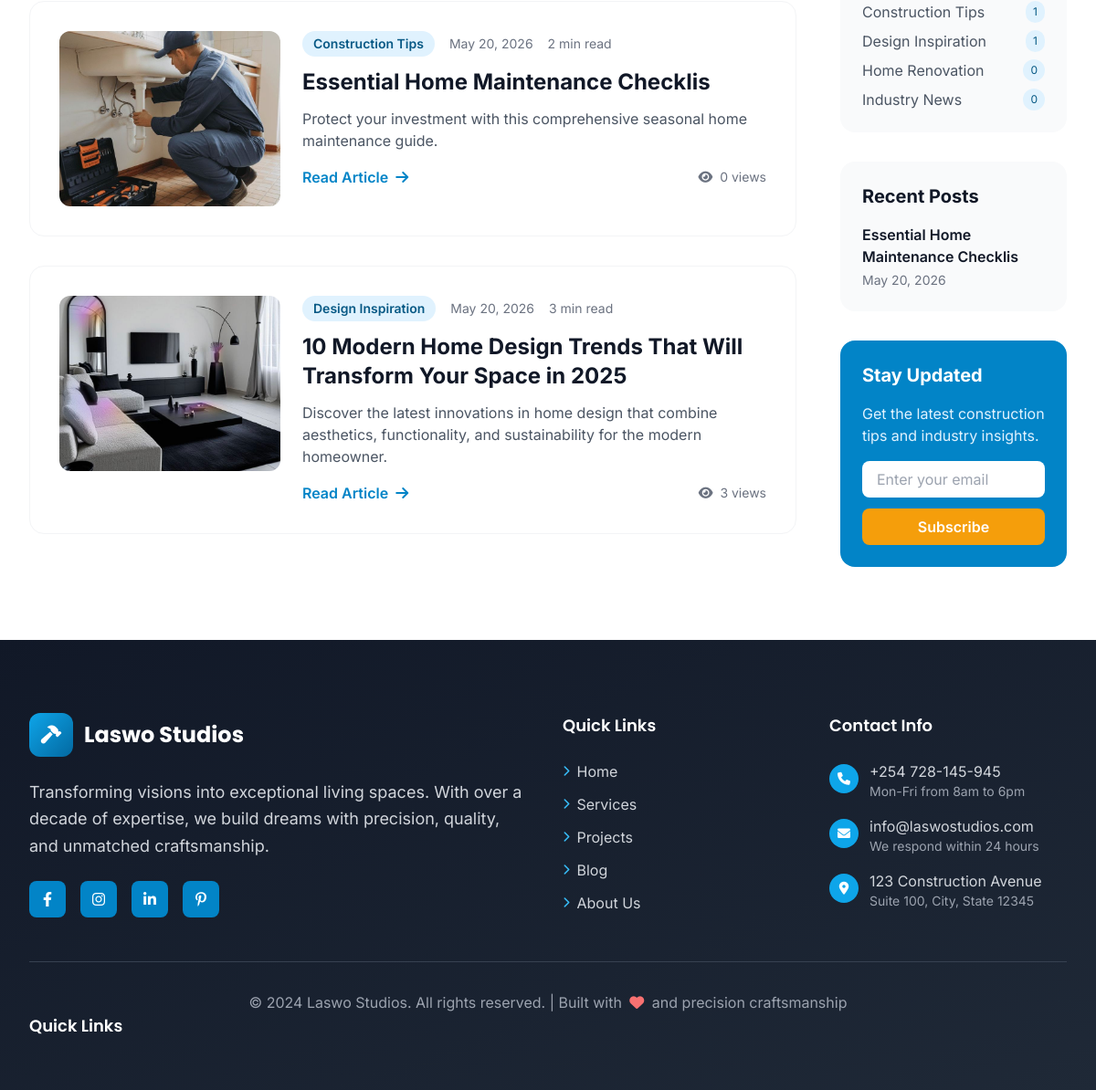
/blog/ (lower part), run on an earlier commit of the app's database.
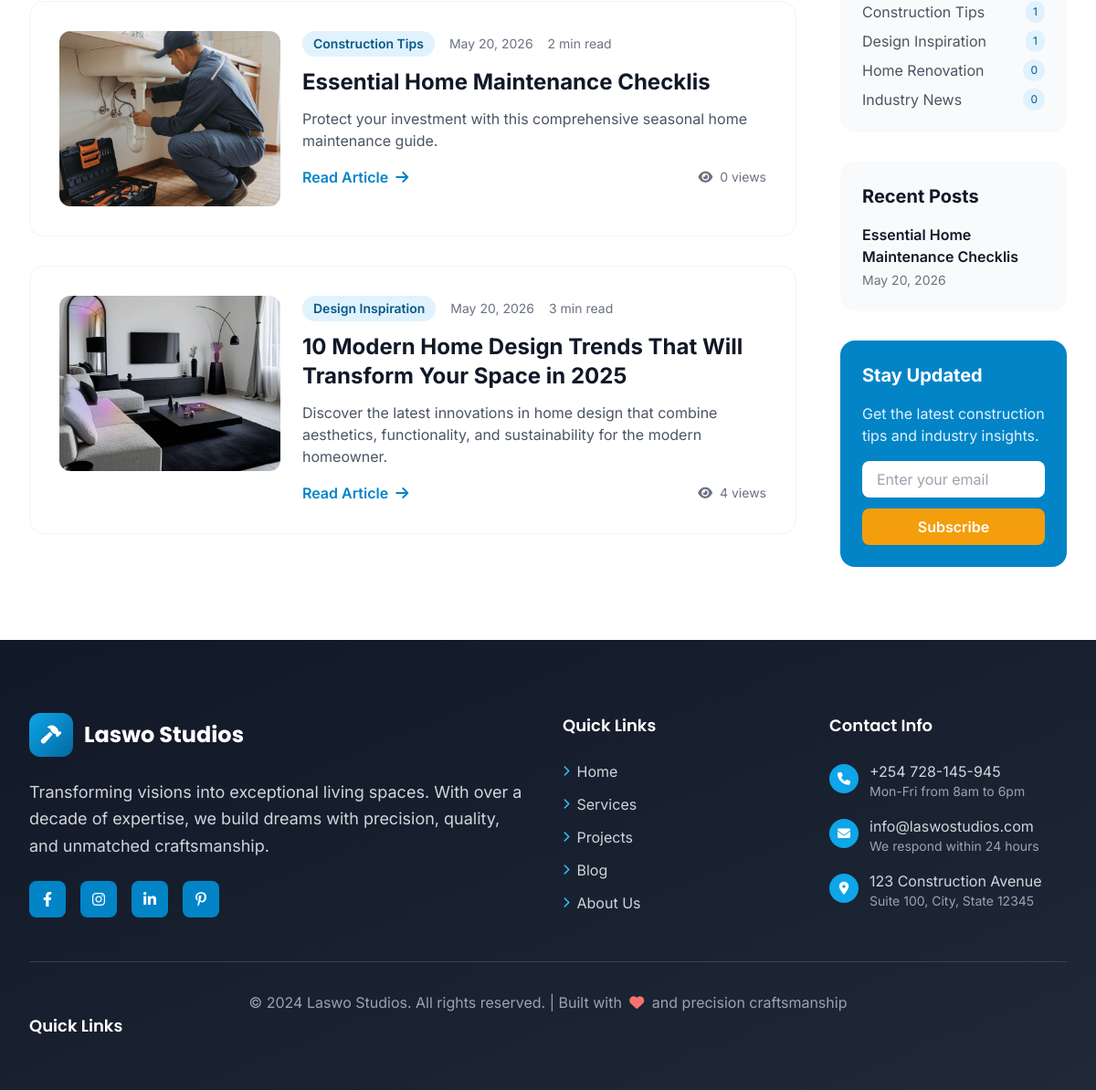
And on a later commit of the database.
### blog/models.py (models this page shows, shortened)
class Post(models.Model):
    STATUS_CHOICES = [
        ('draft', 'Draft'),
        ('published', 'Published'),
    ]
    title = models.CharField(max_length=200)
    slug = models.SlugField(unique=True)
    author = models.ForeignKey(User, on_delete=models.CASCADE, related_name='blog_posts')
    category = models.ForeignKey(Category, on_delete=models.CASCADE, related_name='posts')
    tags = models.ManyToManyField(Tag, blank=True, related_name='posts')
    excerpt = models.TextField(max_length=300, help_text="Brief summary of the post")
    content = models.TextField()
    featured_image = models.ImageField(upload_to='blog/featured/', blank=True)
    status = models.CharField(max_length=20, choices=STATUS_CHOICES, default='draft')
    meta_title = models.CharField(max_length=200, blank=True)
    meta_description = models.TextField(max_length=300, blank=True)
    created_at = models.DateTimeField(auto_now_add=True)
    updated_at = models.DateTimeField(auto_now=True)
    published_at = models.DateTimeField(null=True, blank=True)
    is_featured = models.BooleanField(default=False)
    view_count = models.PositiveIntegerField(default=0)
    class Meta:
        ordering = ['-published_at', '-created_at']
    @property
    def reading_time(self):
        word_count = len(self.content.split())
        reading_time = max(1, round(word_count / 200))
        return f"{reading_time} min read"

class Category(models.Model):
    name = models.CharField(max_length=100)
    slug = models.SlugField(unique=True)
    description = models.TextField(blank=True)
    display_order = models.IntegerField(default=0)
    class Meta:
        ordering = ['display_order', 'name']
        verbose_name_plural = "Categories"

### blog/views.py (the view)
# urls.py: path('', views.post_list, name='list'),
def post_list(request):
    posts_list = Post.objects.filter(status='published').select_related('author', 'category')
    category_slug = request.GET.get('category')
    tag_slug = request.GET.get('tag')
    query = request.GET.get('q')
    if category_slug:
        posts_list = posts_list.filter(category__slug=category_slug)
    if tag_slug:
        posts_list = posts_list.filter(tags__slug=tag_slug)
    if query:
        posts_list = posts_list.filter(
            Q(title__icontains=query) |
            Q(excerpt__icontains=query) |
            Q(content__icontains=query)
        )
    paginator = Paginator(posts_list, 6)  # 6 posts per page
    page_number = request.GET.get('page')
    posts = paginator.get_page(page_number)
    categories = Category.objects.annotate(post_count=Count('posts'))
    featured_posts = Post.objects.filter(status='published', is_featured=True)[:3]
    recent_posts = Post.objects.filter(status='published').exclude(id__in=[p.id for p in featured_posts])[:5]
    context = {
        'posts': posts,
        'featured_posts': featured_posts,
        'recent_posts': recent_posts,
        'categories': categories,
        'active_filters': {
            'category': category_slug,
            'tag': tag_slug,
            'query': query,
        }
    }
    return render(request, 'blog/list.html', context)

### blog/templates/blog/list.html (shortened to what this page needs)
{% extends 'pages/base.html' %}
{% block content %}
<section class="py-20 bg-white">
    <div class="max-w-7xl mx-auto px-4 sm:px-6 lg:px-8">
        <div class="grid grid-cols-1 lg:grid-cols-4 gap-12">
            <div class="lg:col-span-3">
                {% if posts %}
                <div class="space-y-8">
                    {% for post in posts %}
                    <article class="bg-white rounded-2xl p-8 border border-gray-100 hover-lift">
                        <div class="grid grid-cols-1 md:grid-cols-3 gap-6">
                            {% if post.featured_image %}
                            <div class="md:col-span-1">
                                <img src="{{ post.featured_image.url }}"
                                     alt="{{ post.title }}"
                                     class="w-full h-48 object-cover rounded-xl">
                            </div>
                            {% endif %}
                            <div class="md:col-span-{% if post.featured_image %}2{% else %}3{% endif %}">
                                <div class="flex items-center space-x-4 mb-3">
                                    <span class="bg-primary-100 text-primary-800 px-3 py-1 rounded-full text-sm font-semibold">
                                        {{ post.category.name }}
                                    </span>
                                    <span class="text-sm text-gray-500">{{ post.published_at|date:"M j, Y" }}</span>
                                    <span class="text-sm text-gray-500">{{ post.reading_time }}</span>
                                </div>
                                <h3 class="text-2xl font-bold text-gray-900 mb-3">{{ post.title }}</h3>
                                <p class="text-gray-600 mb-4">{{ post.excerpt }}</p>
                                <div class="flex items-center justify-between">
                                    <a href="{% url 'blog:detail' post.slug %}"
                                       class="text-primary-600 font-semibold hover:text-primary-700 inline-flex items-center">
                                        Read Article
                                        <i class="fas fa-arrow-right ml-2"></i>
                                    </a>
                                    <div class="flex items-center space-x-2 text-sm text-gray-500">
                                        <i class="fas fa-eye"></i>
                                        <span>{{ post.view_count }} views</span>
                                    </div>
                                </div>
                            </div>
                        </div>
                    </article>
                    {% endfor %}
                </div>
                {% else %}
                <div class="text-center py-12">
                    <i class="fas fa-search text-6xl text-gray-300 mb-4"></i>
                    <h3 class="text-2xl font-bold text-gray-600 mb-2">No articles found</h3>
                    <p class="text-gray-500">Try adjusting your search or filters.</p>
                </div>
                {% endif %}
            </div>
            <div class="lg:col-span-1 space-y-8">
                <div class="bg-gray-50 rounded-2xl p-6">
                    <ul class="space-y-2">
                        {% for cat in categories %}
                        <li>
                            <a href="{% url 'blog:category' cat.slug %}"
                               class="flex justify-between items-center text-gray-600 hover:text-primary-600 transition-colors">
                                <span>{{ cat.name }}</span>
                                <span class="bg-primary-100 text-primary-800 px-2 py-1 rounded-full text-xs">
                                    {{ cat.post_count }}
                                </span>
                            </a>
                        </li>
                        {% endfor %}
                    </ul>
                </div>
                <div class="bg-gray-50 rounded-2xl p-6">
                    <h3 class="text-xl font-bold text-gray-900 mb-4">Recent Posts</h3>
                    <ul class="space-y-4">
                        {% for post in recent_posts %}
                        <li>
                            <a href="{% url 'blog:detail' post.slug %}" class="group">
                                <h4 class="font-semibold text-gray-900 group-hover:text-primary-600 transition-colors mb-1">
                                    {{ post.title }}
                                </h4>
                                <p class="text-sm text-gray-500">{{ post.published_at|date:"M j, Y" }}</p>
                            </a>
                        </li>
                        {% endfor %}
                    </ul>
                </div>
                <div class="bg-primary-600 text-white rounded-2xl p-6">
                    <h3 class="text-xl font-bold mb-4">Stay Updated</h3>
                    <p class="text-primary-100 mb-4">Get the latest construction tips and industry insights.</p>
                    <form method="post" action="{% url 'blog:newsletter_subscribe' %}">
                        <div class="space-y-3">
                            <input type="email"
                                   name="email"
                                   placeholder="Enter your email"
                                   required
                                   class="w-full px-4 py-2 rounded-lg text-gray-900 focus:ring-2 focus:ring-secondary-500">
                            <button type="submit"
                                    class="w-full bg-secondary-500 text-white py-2 rounded-lg font-semibold hover:bg-secondary-600 transition-colors">
                                Subscribe
                            </button>
                        </div>
                    </form>
                </div>
            </div>
        </div>
    </div>
</section>
{% endblock %}

### pages/templates/pages/base.html (shortened to what this page needs)
<!DOCTYPE html>
<html lang="en">
<head>
    <script src="https://cdn.tailwindcss.com"></script>
    <link href="https://cdnjs.cloudflare.com/ajax/libs/font-awesome/6.0.0/css/all.min.css" rel="stylesheet">
</head>
<body class="font-sans bg-gray-50">
    <main class="pt-16">
        {% block content %}
        {% endblock %}
    </main>
    <footer class="bg-gradient-to-br from-gray-900 to-gray-800 text-white pt-20 pb-8 relative overflow-hidden">
        <div class="absolute inset-0 opacity-5 bg-construction-pattern"></div>
        <div class="max-w-7xl mx-auto px-4 sm:px-6 lg:px-8 relative z-10">
            <div class="grid grid-cols-1 md:grid-cols-2 lg:grid-cols-4 gap-8">
                <div class="lg:col-span-2">
                    <div class="flex items-center space-x-3 mb-6">
                        <div class="w-12 h-12 bg-gradient-to-br from-primary-500 to-primary-700 rounded-xl flex items-center justify-center">
                            <i class="fas fa-hammer text-white text-xl"></i>
                        </div>
                        <h3 class="text-2xl font-heading font-bold">Laswo Studios</h3>
                    </div>
                    <p class="text-gray-300 mb-6 text-lg leading-relaxed">
                        Transforming visions into exceptional living spaces. With over a decade of expertise, we build dreams with precision, quality, and unmatched craftsmanship.
                    </p>
                    <div class="flex space-x-4">
                        <a href="#" class="w-10 h-10 bg-primary-600 rounded-lg flex items-center justify-center hover:bg-primary-700 transition-colors duration-200">
                            <i class="fab fa-facebook-f"></i>
                        </a>
                        <a href="#" class="w-10 h-10 bg-primary-600 rounded-lg flex items-center justify-center hover:bg-primary-700 transition-colors duration-200">
                            <i class="fab fa-instagram"></i>
                        </a>
                        <a href="#" class="w-10 h-10 bg-primary-600 rounded-lg flex items-center justify-center hover:bg-primary-700 transition-colors duration-200">
                            <i class="fab fa-linkedin-in"></i>
                        </a>
                        <a href="#" class="w-10 h-10 bg-primary-600 rounded-lg flex items-center justify-center hover:bg-primary-700 transition-colors duration-200">
                            <i class="fab fa-pinterest-p"></i>
                        </a>
                    </div>
                </div>
                <div>
                    <h4 class="font-heading font-semibold text-lg mb-6 text-white">Quick Links</h4>
                    <ul class="space-y-3">
                        <li><a href="{% url 'pages:home' %}" class="text-gray-300 hover:text-white transition-colors duration-200 flex items-center group">
                            <i class="fas fa-chevron-right text-primary-400 mr-2 text-xs group-hover:translate-x-1 transition-transform duration-200"></i>
                            Home
                        </a></li>
                        <li><a href="{% url 'services:list' %}" class="text-gray-300 hover:text-white transition-colors duration-200 flex items-center group">
                            <i class="fas fa-chevron-right text-primary-400 mr-2 text-xs group-hover:translate-x-1 transition-transform duration-200"></i>
                            Services
                        </a></li>
                        <li><a href="{% url 'projects:list' %}" class="text-gray-300 hover:text-white transition-colors duration-200 flex items-center group">
                            <i class="fas fa-chevron-right text-primary-400 mr-2 text-xs group-hover:translate-x-1 transition-transform duration-200"></i>
                            Projects
                        </a></li>
                        <li><a href="{% url 'blog:list' %}" class="text-gray-300 hover:text-white transition-colors duration-200 flex items-center group">
                            <i class="fas fa-chevron-right text-primary-400 mr-2 text-xs group-hover:translate-x-1 transition-transform duration-200"></i>
                            Blog
                        </a></li>
                        <li><a href="{% url 'pages:about' %}" class="text-gray-300 hover:text-white transition-colors duration-200 flex items-center group">
                            <i class="fas fa-chevron-right text-primary-400 mr-2 text-xs group-hover:translate-x-1 transition-transform duration-200"></i>
                            About Us
                        </a></li>
                    </ul>
                </div>
                <div>
                    <h4 class="font-heading font-semibold text-lg mb-6 text-white">Contact Info</h4>
                    <div class="space-y-4">
                        <div class="flex items-start space-x-3 group">
                            <div class="w-8 h-8 bg-primary-500 rounded-full flex items-center justify-center flex-shrink-0 mt-1 group-hover:scale-110 transition-transform duration-200">
                                <i class="fas fa-phone text-white text-sm"></i>
                            </div>
                            <div>
                                <div class="text-gray-300 group-hover:text-white transition-colors duration-200">+254 728-145-945</div>
                                <div class="text-gray-400 text-sm">Mon-Fri from 8am to 6pm</div>
                            </div>
                        </div>
                        <div class="flex items-start space-x-3 group">
                            <div class="w-8 h-8 bg-primary-500 rounded-full flex items-center justify-center flex-shrink-0 mt-1 group-hover:scale-110 transition-transform duration-200">
                                <i class="fas fa-envelope text-white text-sm"></i>
                            </div>
                            <div>
                                <div class="text-gray-300 group-hover:text-white transition-colors duration-200">info@laswostudios.com</div>
                                <div class="text-gray-400 text-sm">We respond within 24 hours</div>
                            </div>
                        </div>
                        <div class="flex items-start space-x-3 group">
                            <div class="w-8 h-8 bg-primary-500 rounded-full flex items-center justify-center flex-shrink-0 mt-1 group-hover:scale-110 transition-transform duration-200">
                                <i class="fas fa-map-marker-alt text-white text-sm"></i>
                            </div>
                            <div>
                                <div class="text-gray-300 group-hover:text-white transition-colors duration-200">123 Construction Avenue</div>
                                <div class="text-gray-400 text-sm">Suite 100, City, State 12345</div>
                            </div>
                        </div>
                    </div>
                </div>
            </div>
            <div class="border-t border-gray-700 mt-12 pt-8 text-center">
                <p class="text-gray-400">&copy; 2024 Laswo Studios. All rights reserved. | Built with <i class="fas fa-heart text-red-400 mx-1"></i> and precision craftsmanship</p>
            </div>
                <div>
    <h4 class="font-heading font-semibold text-lg mb-6">Quick Links</h4>
</div>
        </div>
    </footer>
</body>
</html>

What changed in the data, as far as the page shows it:
changed Post "10 Modern Home Design Trends That Will Transform Your Space in 2025": view_count "3" → "4"
